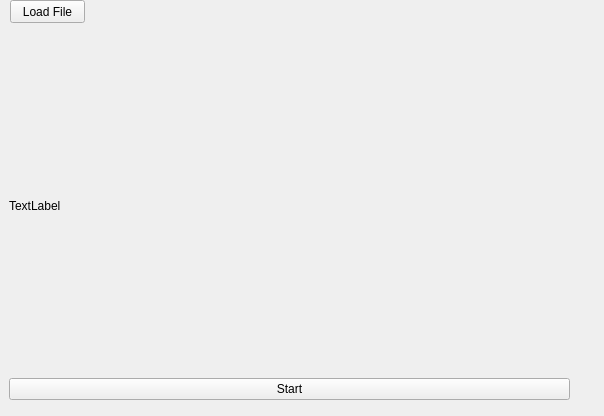
<?xml version="1.0" encoding="UTF-8"?>
<ui version="4.0">
 <class>MainWindow</class>
 <widget class="QMainWindow" name="MainWindow">
  <property name="geometry">
   <rect>
    <x>0</x>
    <y>0</y>
    <width>604</width>
    <height>416</height>
   </rect>
  </property>
  <property name="windowTitle">
   <string>MainWindow</string>
  </property>
  <widget class="QWidget" name="centralwidget">
   <widget class="QWidget" name="verticalLayoutWidget">
    <property name="geometry">
     <rect>
      <x>9</x>
      <y>39</y>
      <width>561</width>
      <height>361</height>
     </rect>
    </property>
    <layout class="QVBoxLayout" name="verticalLayout">
     <item>
      <layout class="QHBoxLayout" name="horizontalLayout">
       <item>
        <layout class="QVBoxLayout" name="verticalLayout_8">
         <item>
          <widget class="QLabel" name="process_vid">
           <property name="text">
            <string>TextLabel</string>
           </property>
          </widget>
         </item>
        </layout>
       </item>
      </layout>
     </item>
     <item>
      <widget class="QPushButton" name="control_btn">
       <property name="text">
        <string>Start</string>
       </property>
      </widget>
     </item>
    </layout>
   </widget>
   <widget class="QPushButton" name="file_load_btn">
    <property name="geometry">
     <rect>
      <x>10</x>
      <y>0</y>
      <width>75</width>
      <height>23</height>
     </rect>
    </property>
    <property name="text">
     <string>Load File</string>
    </property>
   </widget>
  </widget>
 </widget>
 <resources/>
 <connections/>
</ui>
